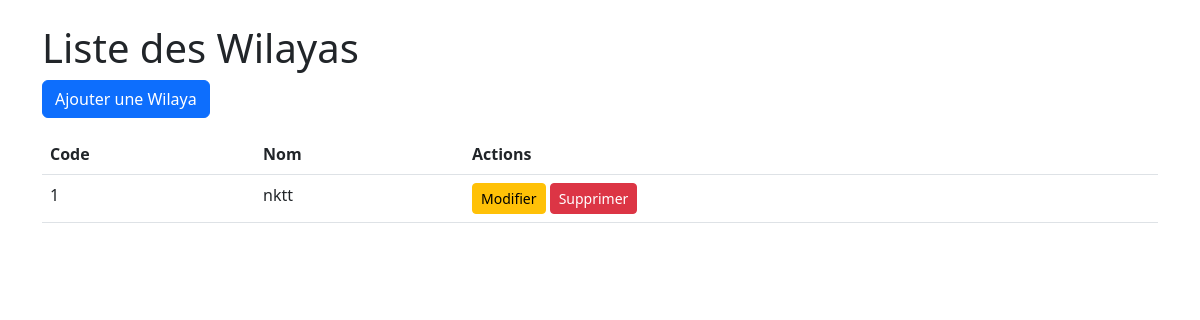
Page /wilayas/ on the earlier database version.
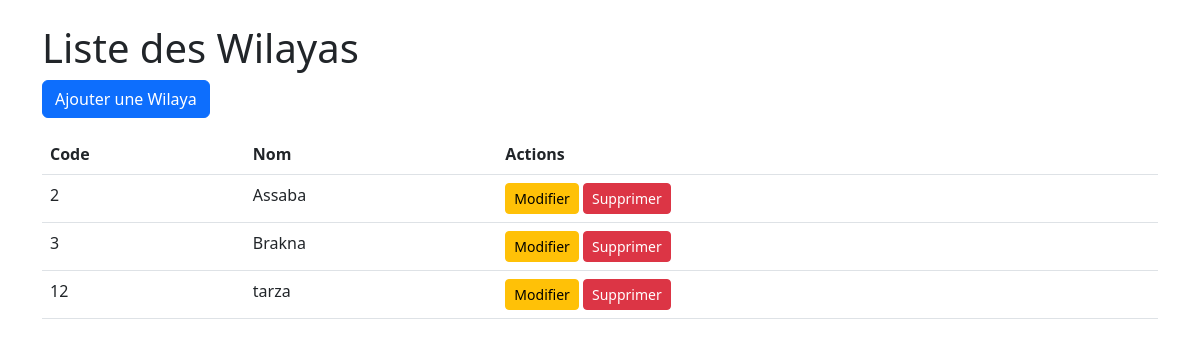
Same page on the later database version.
### app/models.py (models this page shows, shortened)
class Wilaya(models.Model):
    code = models.CharField(max_length=45)
    name = models.CharField(max_length=45)

### app/views.py (the view)
# urls.py: path('wilayas/', views.wilaya_list, name='wilaya_list'),
def wilaya_list(request):
 wilayas = Wilaya.objects.all()
 return render(request, 'wilaya_list.html', {'wilayas': wilayas})

### app/templates/wilaya_list.html (shortened to what this page needs)
<!DOCTYPE html>
<html lang="fr">
<head>
    <link href="https://cdn.jsdelivr.net/npm/bootstrap@5.3.0-alpha1/dist/css/bootstrap.min.css" rel="stylesheet">
</head>
<body>
    <div class="container mt-4">
        <h1>Liste des Wilayas</h1>
        <a href="{% url 'wilaya_create' %}" class="btn btn-primary mb-3">Ajouter une Wilaya</a>
        <table class="table">
            <thead>
                <tr>
                    <th>Code</th>
                    <th>Nom</th>
                    <th>Actions</th>
                </tr>
            </thead>
            <tbody>
                {% for wilaya in wilayas %}
                <tr>
                    <td>{{ wilaya.code }}</td>
                    <td>{{ wilaya.name }}</td>
                    <td>
                        <a href="{% url 'wilaya_update' wilaya.id %}" class="btn btn-warning btn-sm">Modifier</a>
                        <a href="{% url 'wilaya_delete' wilaya.id %}" class="btn btn-danger btn-sm">Supprimer</a>
                    </td>
                </tr>
                {% endfor %}
            </tbody>
        </table>
    </div>
</body>
</html>

Differences in the rows shown:
removed Wilaya: code "1", name "nktt"
added Wilaya: code "2", name "Assaba"
added Wilaya: code "3", name "Brakna"
added Wilaya: code "12", name "tarza"
